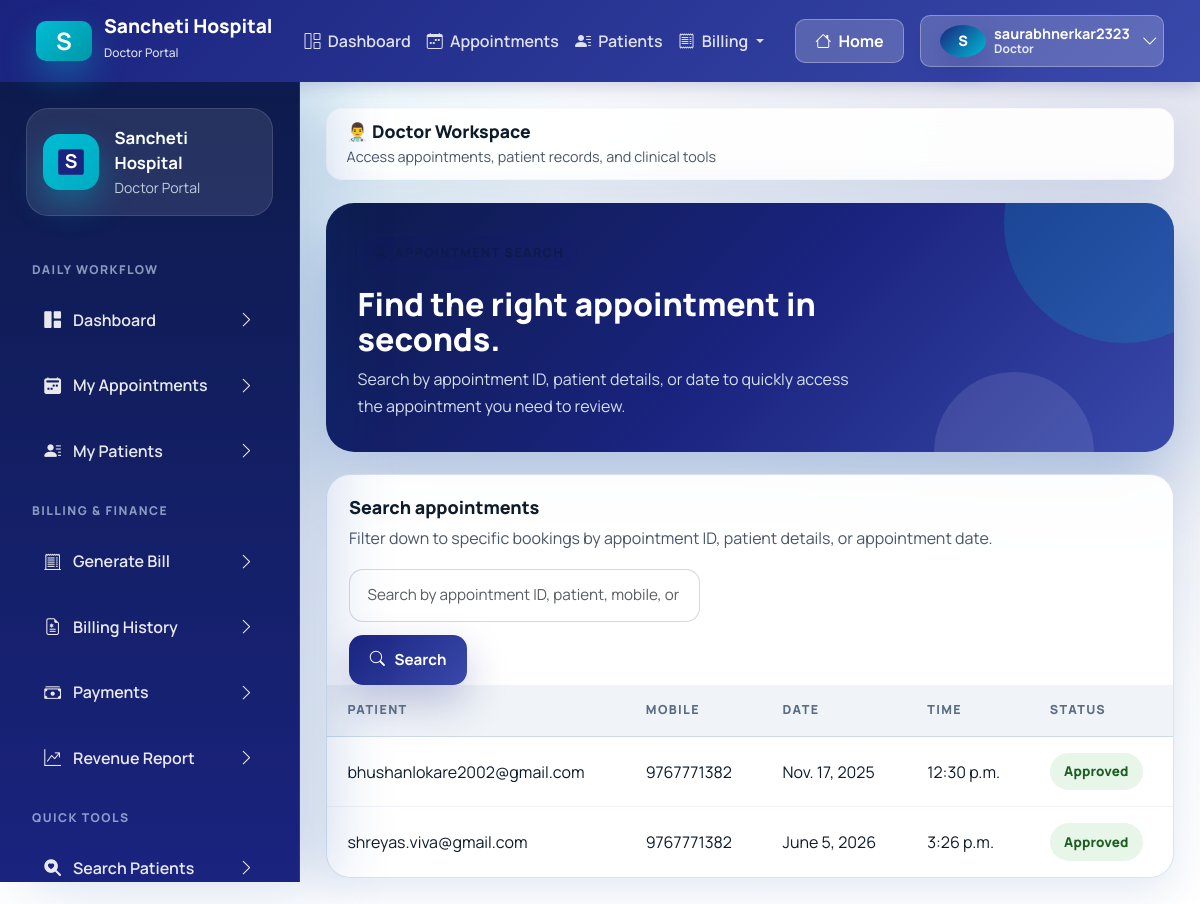
/doctor/search/appointment/ (signed in), run on an earlier commit of the app's database.
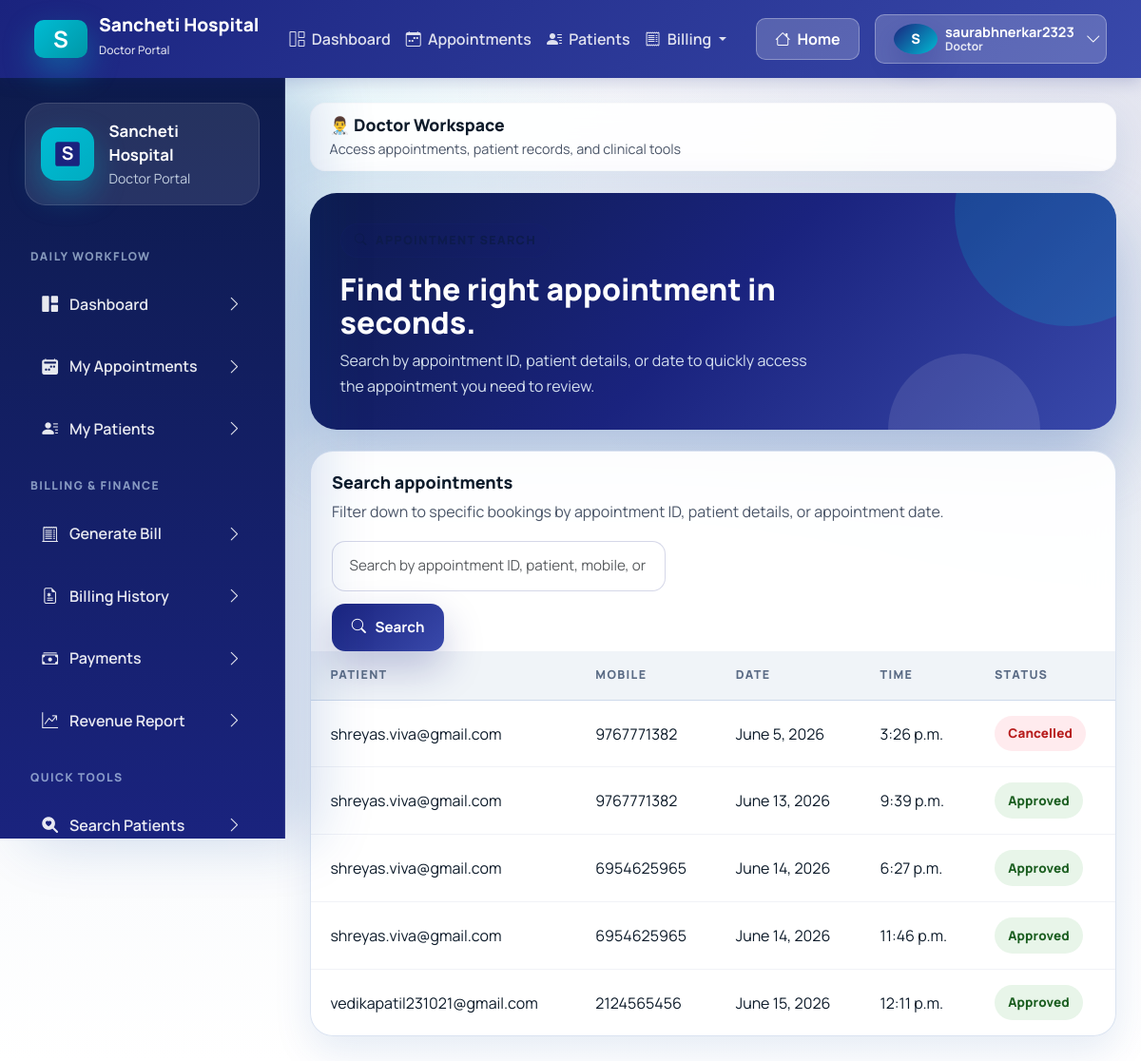
And on a later commit of the database.
### accounts/models.py (models this page shows, shortened)
class CustomUser(AbstractUser):
    ROLE_CHOICES = (
        ("admin", "Admin"),
        ("doctor", "Doctor"),
        ("patient", "Patient"),
    )
    username = models.CharField(max_length=150, unique=True, blank=True, null=True)
    email = models.EmailField(unique=True)
    role = models.CharField(max_length=10, choices=ROLE_CHOICES, default="patient")
    education = models.CharField(max_length=200, blank=True, null=True)
    experience = models.IntegerField(blank=True, null=True)
    bio = models.TextField(blank=True, null=True)
    fees = models.DecimalField(max_digits=8, decimal_places=2, blank=True, null=True)
    specialization = models.ForeignKey(
        "Specialization",
        on_delete=models.SET_NULL,
        null=True,
        blank=True
    )
    is_email_verified = models.BooleanField(default=False)
    email_verification_token = models.UUIDField(default=uuid.uuid4, editable=False, null=True, blank=True)
    USERNAME_FIELD = "email"
    REQUIRED_FIELDS = []
    objects = CustomUserManager()

### doctor/models.py (models this page shows, shortened)
class Appointment(models.Model):
    doctor = models.ForeignKey(CustomUser, on_delete=models.CASCADE, related_name="doctor_appointments")
    patient = models.ForeignKey(CustomUser, on_delete=models.CASCADE, related_name="patient_appointments", null=True, blank=True)
    symptoms = models.TextField(blank=True, null=True)
    patient_name = models.CharField(max_length=100)
    patient_mobile = models.CharField(max_length=15)
    date = models.DateField()
    time = models.TimeField()
    STATUS_CHOICES = [
        ("Pending", "Pending"),
        ("Approved", "Approved"),
        ("Cancelled", "Cancelled"),
    ]
    status = models.CharField(max_length=20, choices=STATUS_CHOICES, default="Pending")
    created_at = models.DateTimeField(auto_now_add=True)

### doctor/views.py (the view)
# urls.py: path("search/appointment/", views.search_appointment, name="search_appointment"),
@login_required
@user_passes_test(is_doctor)
def search_appointment(request):
    query = request.GET.get("q", "").strip()
    filters = Q(patient_name__icontains=query) | Q(patient_mobile__icontains=query)
    if query.isdigit():
        filters |= Q(pk=int(query))
    for date_format in ("%Y-%m-%d", "%d-%m-%Y"):
        try:
            parsed_date = datetime.strptime(query, date_format).date()
        except ValueError:
            continue
        filters |= Q(date=parsed_date)
        break
    appointments = Appointment.objects.filter(filters, doctor=request.user)
    return render(request, "doctor/search_appointment.html", {"appointments": appointments, "query": query})

### doctor/views.py (called while the page is built)
def is_doctor(user):
    return user.role == "doctor"

### doctor/templates/doctor/search_appointment.html (shortened to what this page needs)
{% extends "base.html" %}
{% block content %}
<section class="page-hero">
    <div>
        <span class="eyebrow">
            <i class="bi bi-search"></i>
        </span>
        <h2>Find the right appointment in seconds.</h2>
        <p>Search by appointment ID, patient details, or date to quickly access the appointment you need to review.</p>
    </div>
</section>
<section class="table-card">
    <div class="table-toolbar">
        <div>
            <h3 class="table-title">Search appointments</h3>
            <p class="table-copy">Filter down to specific bookings by appointment ID, patient details, or appointment date.</p>
        </div>
        <form method="get" class="search-form">
            <input type="text" name="q" class="form-control" placeholder="Search by appointment ID, patient, mobile, or YYYY-MM-DD" value="{{ query }}">
            <button class="btn-brand" type="submit">
                <i class="bi bi-search"></i>
                Search
            </button>
        </form>
    </div>
    <div class="table-responsive">
        <table class="app-table">
            <thead>
                <tr>
                    <th>Patient</th>
                    <th>Mobile</th>
                    <th>Date</th>
                    <th>Time</th>
                    <th>Status</th>
                </tr>
            </thead>
            <tbody>
                {% for appointment in appointments %}
                <tr>
                    <td>{{ appointment.patient_name }}</td>
                    <td>{{ appointment.patient_mobile }}</td>
                    <td>{{ appointment.date }}</td>
                    <td>{{ appointment.time }}</td>
                    <td><span class="status-pill status-{{ appointment.status|title }}">{{ appointment.status|title }}</span></td>
                </tr>
                {% endfor %}
            </tbody>
        </table>
    </div>
</section>
{% endblock %}

### templates/base.html (shortened to what this page needs)
{% load static %}
<!DOCTYPE html>
<html lang="en">
<head>
    <link href="https://cdn.jsdelivr.net/npm/bootstrap@5.3.3/dist/css/bootstrap.min.css" rel="stylesheet">
    <link rel="stylesheet" href="https://cdn.jsdelivr.net/npm/bootstrap-icons@1.11.3/font/bootstrap-icons.min.css">
    <link rel="stylesheet" href="{% static 'css/healthcare-ui.css' %}">
</head>
<body>
    {% if request.user.is_authenticated %}
    <nav class="navbar navbar-expand-lg classic-navbar">
        <div class="container-fluid">
            <a class="navbar-brand" href="{% url 'accounts:home' %}">
                <div class="brand-icon">S</div>
                <div>
                    <div style="line-height: 1;">Sancheti Hospital</div>
                    <small style="font-size: 0.75rem; opacity: 0.85; font-weight: 500;">{{ request.user.role|title }} Portal</small>
                </div>
            </a>
            <div class="collapse navbar-collapse" id="navbarNav">
                <ul class="navbar-nav me-auto mb-2 mb-lg-0 ms-4">
                    {% if request.user.role == "doctor" %}
                    <li class="nav-item">
                        <a class="nav-link {% if request.resolver_match.url_name == 'doctor_dashboard' %}active{% endif %}" href="{% url 'doctor:doctor_dashboard' %}">
                            <i class="bi bi-grid-1x2 me-1"></i> Dashboard
                        </a>
                    </li>
                    <li class="nav-item">
                        <a class="nav-link {% if request.resolver_match.url_name == 'doctor_appointments' %}active{% endif %}" href="{% url 'doctor:doctor_appointments' %}">
                            <i class="bi bi-calendar-week me-1"></i> Appointments
                        </a>
                    </li>
                    <li class="nav-item">
                        <a class="nav-link {% if request.resolver_match.url_name == 'doctor_patients' %}active{% endif %}" href="{% url 'doctor:doctor_patients' %}">
                            <i class="bi bi-person-lines-fill me-1"></i> Patients
                        </a>
                    </li>
                    <li class="nav-item dropdown">
                        <a class="nav-link dropdown-toggle" href="#" role="button" data-bs-toggle="dropdown" aria-expanded="false">
                            <i class="bi bi-receipt me-1"></i> Billing
                        </a>
                    </li>
                    {% endif %}
                </ul>
                <div class="d-flex align-items-center gap-3">
                    <a class="btn btn-navbar" href="{% url 'accounts:home' %}">
                        <i class="bi bi-house me-1"></i> Home
                    </a>
                    <div class="dropdown">
                        <button class="btn btn-navbar d-flex align-items-center gap-2" type="button" id="userDropdown" data-bs-toggle="dropdown" aria-expanded="false">
                            <div class="avatar-badge" style="width: 32px; height: 32px; font-size: 0.9rem;">{{ request.user.username|first|upper }}</div>
                            <div class="d-none d-md-block text-start" style="line-height: 1.1;">
                                <div style="font-size: 0.9rem; font-weight:700;">{{ request.user.username }}</div>
                                <div style="font-size:0.75rem; opacity:0.85;">{{ request.user.role|title }}</div>
                            </div>
                            <i class="bi bi-chevron-down ms-1"></i>
                        </button>
                    </div>
                </div>
            </div>
        </div>
    </nav>
    <div class="app-shell app-shell-with-top-nav">
        <aside class="app-sidebar d-none d-xl-flex flex-column" data-sidebar>
            <div class="sidebar-brand">
                <div class="brand-icon">
                    <svg width="32" height="32" viewBox="0 0 100 100" fill="none" xmlns="http://www.w3.org/2000/svg">
                        <rect x="10" y="10" width="80" height="80" rx="8" fill="#1a237e"/>
                        <text x="50" y="70" font-size="60" font-weight="bold" fill="white" text-anchor="middle">S</text>
                    </svg>
                </div>
                <div class="brand-copy">
                    <strong>Sancheti Hospital</strong>
                    <span class="text-capitalize">{{ request.user.role }} Portal</span>
                </div>
            </div>
            {% if request.user.role == "doctor" %}
            <div class="sidebar-section-label">Daily Workflow</div>
            <nav class="sidebar-nav">
                <a class="sidebar-link {% if request.resolver_match.namespace == 'doctor' and request.resolver_match.url_name == 'doctor_dashboard' %}active{% endif %}" href="{% url 'doctor:doctor_dashboard' %}">
                    <span><i class="bi bi-grid-1x2-fill"></i> Dashboard</span>
                    <i class="bi bi-chevron-right"></i>
                </a>
                <a class="sidebar-link {% if request.resolver_match.namespace == 'doctor' and request.resolver_match.url_name == 'doctor_appointments' %}active{% endif %}" href="{% url 'doctor:doctor_appointments' %}">
                    <span><i class="bi bi-calendar2-week-fill"></i> My Appointments</span>
                    <i class="bi bi-chevron-right"></i>
                </a>
                <a class="sidebar-link {% if request.resolver_match.namespace == 'doctor' and request.resolver_match.url_name == 'doctor_patients' %}active{% endif %}" href="{% url 'doctor:doctor_patients' %}">
                    <span><i class="bi bi-person-lines-fill"></i> My Patients</span>
                    <i class="bi bi-chevron-right"></i>
                </a>
            </nav>
            <div class="sidebar-section-label">Billing & Finance</div>
            <nav class="sidebar-nav">
                <a class="sidebar-link {% if request.resolver_match.namespace == 'billing' and request.resolver_match.url_name == 'generate_bill' %}active{% endif %}" href="{% url 'billing:generate_bill' %}">
                    <span><i class="bi bi-receipt-cutoff"></i> Generate Bill</span>
                    <i class="bi bi-chevron-right"></i>
                </a>
                <a class="sidebar-link {% if request.resolver_match.namespace == 'billing' and request.resolver_match.url_name == 'bill_list' %}active{% endif %}" href="{% url 'billing:bill_list' %}">
                    <span><i class="bi bi-file-earmark-medical"></i> Billing History</span>
                    <i class="bi bi-chevron-right"></i>
                </a>
                <a class="sidebar-link {% if request.resolver_match.namespace == 'billing' and request.resolver_match.url_name == 'payment_history' %}active{% endif %}" href="{% url 'billing:payment_history' %}">
                    <span><i class="bi bi-cash-stack"></i> Payments</span>
                    <i class="bi bi-chevron-right"></i>
                </a>
                <a class="sidebar-link {% if request.resolver_match.namespace == 'billing' and request.resolver_match.url_name == 'revenue_report' %}active{% endif %}" href="{% url 'billing:revenue_report' %}">
                    <span><i class="bi bi-graph-up-arrow"></i> Revenue Report</span>
                    <i class="bi bi-chevron-right"></i>
                </a>
            </nav>
            <div class="sidebar-section-label">Quick Tools</div>
            <nav class="sidebar-nav">
                <a class="sidebar-link {% if request.resolver_match.namespace == 'doctor' and request.resolver_match.url_name == 'search_patient' %}active{% endif %}" href="{% url 'doctor:search_patient' %}">
                    <span><i class="bi bi-search-heart-fill"></i> Search Patients</span>
                    <i class="bi bi-chevron-right"></i>
                </a>
            </nav>
            {% endif %}
        </aside>
        <main class="content-area">
            <div class="topbar d-none d-xl-block" style="border-radius: 16px; padding: 0.75rem 1.25rem; background: rgba(255,255,255,0.9); border:1px solid rgba(203, 208, 210, 0.1);">
                <div class="topbar-copy">
                    <h1 style="font-size: 1.1rem;">
                        {% if request.user.role == "doctor" %}👨‍⚕️ Doctor Workspace{% endif %}
                    </h1>
                    <p style="font-size: 0.9rem;">
                        {% if request.user.role == "doctor" %}Access appointments, patient records, and clinical tools{% endif %}
                    </p>
                </div>
            </div>
            <div class="page-stack">
                {% block content %}{% endblock %}
            </div>
        </main>
    </div>
    {% endif %}
</body>
</html>

### templates/base.html (style rules this page uses)
.classic-navbar { background: linear-gradient(135deg, #1a237e 0%, #3949ab 100%); box-shadow: 0 4px 16px rgba(26, 35, 126, 0.2); padding: 0.75rem 1.5rem; position: sticky; top: 0; z-index: 1050; }
.classic-navbar .navbar-brand { display: flex; align-items: center; gap: 12px; color: white !important; font-weight: 800; font-size: 1.2rem; }
.classic-navbar .brand-icon { width: 40px; height: 40px; border-radius: 10px; background: linear-gradient(135deg, #00bcd4 0%, #0097a7 100%); display: grid; place-items: center; font-weight: bold; font-size: 1.5rem; color: white; }
.classic-navbar .nav-link { color: rgba(255,255,255,0.85) !important; font-weight: 600; padding: 0.5rem 1rem; transition: all 0.2s ease; }
.classic-navbar .btn-navbar { background: rgba(255,255,255,0.2); border: 1px solid rgba(255,255,255,0.3); color: white; font-weight: 700; border-radius: 10px; padding: 0.55rem 1.2rem; transition: all 0.2s ease; }
.app-shell-with-top-nav { padding-top: 0; }

What changed in the data, as far as the page shows it:
removed Appointment: patient_name "bhushanlokare2002@gmail.com", patient_mobile "9767771382", date "Nov. 17, 2025", time "12:30 p.m.", status "Approved"
changed Appointment: status "Approved" → "Cancelled"
added Appointment: patient_name "shreyas.viva@gmail.com", patient_mobile "9767771382", date "June 13, 2026", time "9:39 p.m.", status "Approved"
added Appointment: patient_name "shreyas.viva@gmail.com", patient_mobile "6954625965", date "June 14, 2026", time "6:27 p.m.", status "Approved"
added Appointment: patient_name "shreyas.viva@gmail.com", patient_mobile "6954625965", date "June 14, 2026", time "11:46 p.m.", status "Approved"
added Appointment: patient_name "vedikapatil231021@gmail.com", patient_mobile "2124565456", date "June 15, 2026", time "12:11 p.m.", status "Approved"
